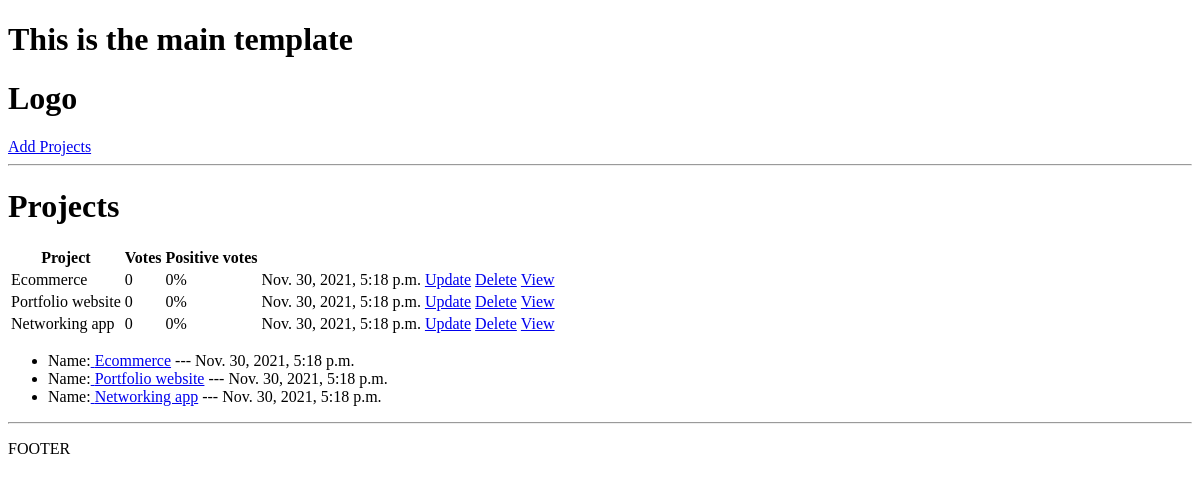
The app's page /, older data.
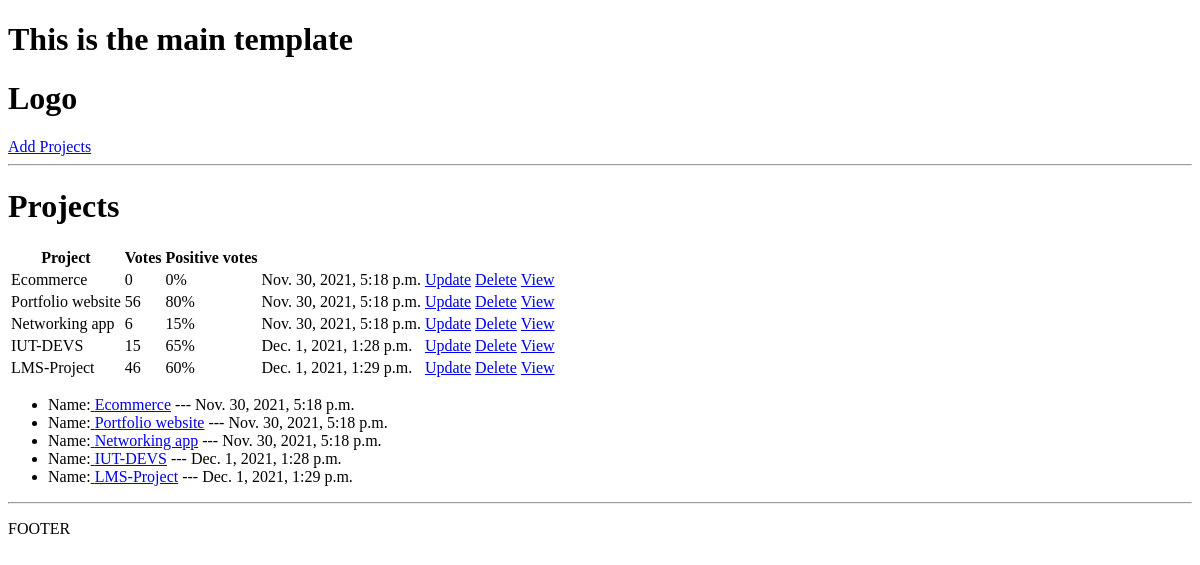
The same page, newer data.
### projects/models.py (models this page shows, shortened)
class Project(models.Model):
	title=models.CharField(max_length=200)
	description=models.TextField(null=True,blank=True)
	demo_link=models.CharField(max_length=2000,null=True,blank=True)
	source_link=models.CharField(max_length=2000,null=True,blank=True)
	tags=models.ManyToManyField(Tag,blank=True)
	vote_total=models.IntegerField(default=0,null=True,blank=True)
	vote_ratio=models.IntegerField(default=0,null=True,blank=True)
	created=models.DateTimeField(auto_now_add=True)
	id=models.UUIDField(default=uuid.uuid4,unique=True,
	                    primary_key=True,editable=False)

### projects/views.py (the view)
# urls.py: path('',include('projects.urls'))
def projects(request):
    projects=Project.objects.all()
    context={'projects':projects}
    return render(request,'projects/projects.html',context)

### projects/templates/projects/projects.html
{% extends 'main.html' %}
{% block content %}
<h1>Projects</h1>
<table>
    <tr>
        <th>Project</th>
        <th>Votes</th>
        <th>Positive votes</th>
        <th></th>
        <th></th>
    </tr>
    {% for project in projects%}
        <tr>
            <td>{{project.title}}</td>
            <td>{{project.vote_total}}</td>
            <td>{{project.vote_ratio}}%</td>
            <td>{{project.created}}</td>
            <td><a href="{% url 'update-project' project.id %}">Update</a></td>
            <td><a href="{% url 'delete-project' project.id %}">Delete</a></td>
            <td><a href="{% url 'project' project.id %}">View</a></td>
        </tr>
    {% endfor %}
</table>
<ul>
    {% for project in projects%}
    <li>Name:<a href="/project/{{project.id}}"> {{project.title}}</a> --- {{project.created}}</li>
    {% endfor %}
</ul>
{% endblock content %}

### templates/main.html (shortened to what this page needs)
<!DOCTYPE html>
<html lang="en">
<head>
</head>
<body>
<h1>This is the main template</h1>
{% include 'navbar.html' %}
{% block content %}
{% endblock content %}
<hr>
<p>FOOTER</p>
</body>
</html>

### templates/navbar.html
<h1>Logo</h1>
<a href="{% url 'create-project' %}">Add Projects</a>
<hr>

Row changes from the older to the newer data that the page shows:
changed Project "Portfolio website": vote_total "0" → "56"; vote_ratio "0" → "80"
changed Project "Networking app": vote_total "0" → "6"; vote_ratio "0" → "15"
added Project: title "IUT-DEVS", vote_total "15", vote_ratio "65", created "Dec. 1, 2021, 1:28 p.m."
added Project: title "LMS-Project", vote_total "46", vote_ratio "60", created "Dec. 1, 2021, 1:29 p.m."
